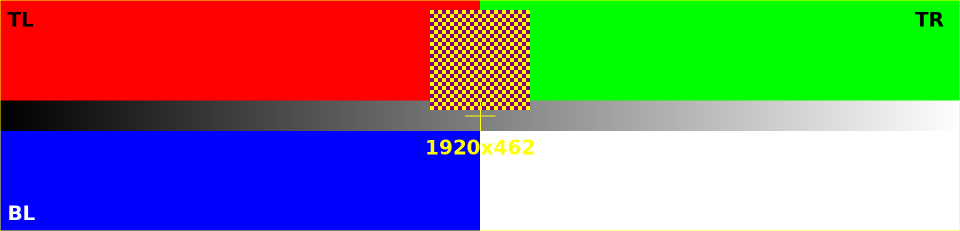
#> input picture assets/test_pattern_1920x462.png, 1920 x 462 px, found by its file name (shown at 1/2 size)
$ python stream_retry.py
#> lines starting #> are read from the running program, lines starting #| are printed output that depends on the picture
### panel_driver/rotation.py
"""Orientation transforms between the landscape canvas and the panel's native portrait buffer.

The physical panel is a wide bar (9.16"), but its native display buffer is
462×1920 (portrait). The vendor software presents a 1920×462 landscape canvas
to the user and rotates internally before encoding.

Open question: which direction (CW vs CCW) does the vendor software rotate?
This module provides both options — test empirically with the physical panel.
"""

from PIL import Image


def to_panel_native(
    landscape_img: Image.Image, clockwise: bool = True
) -> Image.Image:
    """Rotate a 1920×462 landscape canvas to the panel's native 462×1920 portrait.

    Args:
        landscape_img: PIL Image at 1920×462 (landscape).
        clockwise: If True, rotate 270° CCW (most likely correct).
                   If False, rotate 90° CW (fallback).

    Returns:
        462×1920 portrait PIL Image ready for JPEG encoding.
    """
    return landscape_img.transpose(
        Image.ROTATE_270 if clockwise else Image.ROTATE_90
    )

### panel_driver/protocol.py
"""Build CRTDRA frame packets from JPEG bytes.

Wire protocol (reverse-engineered from USBPcap capture):
  - Each frame is a sequence of 1024-byte interrupt OUT packets.
  - First packet: 32-byte header + start of JPEG.
  - Subsequent packets: pure continuation of the JPEG stream.
  - Last packet zero-padded to 1024 bytes.

Init sequence (must be sent before first frame):
  1. CRTDIS  — display init (field at bytes 10-11 is zero, no payload)
  2. CRTLIG  — backlight on (brightness in bytes 10-11, little-endian)
  3. CRTDRA  — the actual JPEG frame (repeated for streaming)

Header layout (bytes 0–31):
  [0:5]   b"CRT\\x00\\x00"
  [5:10]  command name, e.g. b"DRA\\x00\\x00", b"DIS\\x00\\x00", b"LIG\\x00\\x00"
  [10:12] per-command uint16 field (see below for byte order)
  [12:14] b"\\xb1\\x00" for DRA, b"\\x00\\x00" for DIS/LIG
  [14:32] zero padding
  [32:]   payload (JPEG for DRA, empty for DIS/LIG)

The byte order of the bytes 10-11 field is **per command** and is taken from the
vendored USB capture (handoff doc section 2), not assumed:
  - CRTDRA: big-endian uint16 = 32 + len(jpeg_bytes)
  - CRTLIG: little-endian uint16 brightness (0-100); capture shows ``32 00`` = 50
  - CRTDIS: an explicit zero (``00 00``), NOT the 32-byte preamble length
"""

import struct

HEADER_MAGIC = b"CRT\x00\x00"  # bytes 0–4
PREAMBLE_LEN = 32
PACKET_SIZE = 1024
# Bytes 12–13: observed constant for CRTDRA frames across two different frame sizes.
# For CRTDIS and CRTLIG these are 0x00 0x00.
# UNVERIFIED: the meaning of the b1 00 pair has only two sample points in the
# vendor capture; it is treated as a constant, not a decoded field (handoff
# doc section 4, item 2).
HEADER_FLAGS_DRA = b"\xb1\x00"
HEADER_FLAGS_INIT = b"\x00\x00"

# Brightness (CRTLIG bytes 10–11) is written as a uint16 but only 0..100 is
# meaningful; the boundary is enforced here and again in device.py.
BRIGHTNESS_MIN = 0
BRIGHTNESS_MAX = 100


# [27 lines left out: function validate_brightness, not called in this run]


def _build_command_packet(
    command: bytes,
    value: int = 0,
    payload: bytes = b"",
    byte_order: str = "big",
) -> bytes:
    """Build a single 1024-byte packet for a CRT command.

    Args:
        command: 5-byte command name (e.g. b"DRA\\x00\\x00", b"DIS\\x00\\x00", b"LIG\\x00\\x00")
        value: For DRA: 32 + len(payload). For LIG: brightness (0-100). For DIS: 0.
        payload: JPEG bytes for DRA, empty for DIS/LIG.
        byte_order: ``"big"`` (CRTDRA) or ``"little"`` (CRTLIG) for the uint16 at
            bytes 10-11. The capture shows the order differs per command, so it is
            an explicit argument rather than a single module-wide default.

    Returns:
        A single 1024-byte packet.
    """
    fmt = ">H" if byte_order == "big" else "<H"
    header = HEADER_MAGIC + command + struct.pack(fmt, value)
    # Use DRA flags for DRA commands, init flags for DIS/LIG
    if command == b"DRA\x00\x00":
        header += HEADER_FLAGS_DRA
    else:
        header += HEADER_FLAGS_INIT
    header = header.ljust(PREAMBLE_LEN, b"\x00")
    packet = header + payload
    pad_len = (-len(packet)) % PACKET_SIZE
    packet += b"\x00" * pad_len
    return packet


# [42 lines left out: functions build_init_packets, build_backlight_packet, not called in this run]


def build_frame_packets(jpeg_bytes: bytes) -> list[bytes]:
    """Split a JPEG into CRTDRA frame packets ready for HID interrupt OUT.

    Args:
        jpeg_bytes: Raw baseline JFIF JPEG bytes (portrait 462×1920).

    Returns:
        List of 1024-byte packets to write sequentially to endpoint 0x01.

    Raises:
        ValueError: If the total frame (32-byte header + JPEG) exceeds 65535
        bytes, which would overflow the uint16 length field in the header.
    """
    total_len = PREAMBLE_LEN + len(jpeg_bytes)
    if total_len > 65535:
        raise ValueError(
            f"Frame too large: {total_len} bytes exceeds uint16 max (65535). "
            f"JPEG is {len(jpeg_bytes)} bytes — reduce quality or resolution."
        )

    # Build the first packet with CRTDRA header (big-endian length field).
    first = _build_command_packet(b"DRA\x00\x00", value=total_len, payload=jpeg_bytes)

    # Split into 1024-byte packets
    return [first[i:i+PACKET_SIZE] for i in range(0, len(first), PACKET_SIZE)]

### scripts/stream_retry.py
#!/usr/bin/env python3
"""Test: open device immediately and stream, with retry on device not ready.

The panel's firmware has a timeout. This script retries the HID open
in a loop so it catches the device as soon as it's reconnected.
"""

import io
import os
import sys
import time

sys.path.insert(0, os.path.join(os.path.dirname(__file__), ".."))

import hid
from PIL import Image

from panel_driver.protocol import build_frame_packets
from panel_driver.rotation import to_panel_native


def main():
    # Pre-load everything
    print("Loading test pattern...")
    landscape = Image.open("assets/test_pattern_1920x462.png")
#> landscape is the input picture: PIL image 1920x462 RGB; mean R, G, B 131.5, 128.6, 127.9
    portrait = to_panel_native(landscape, clockwise=True)
#> in to_panel_native, `return landscape_img.transpose( Image.ROTATE_270 if clockwise else Ima..`:
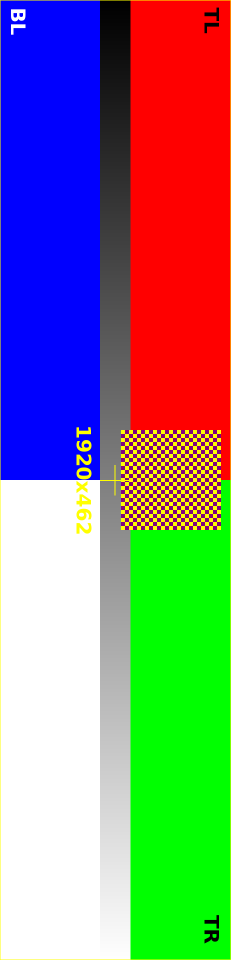
#> returned value: PIL image 462x1920 RGB (shown at 1/2 size); mean R, G, B 131.5, 128.6, 127.9
    buf = io.BytesIO()
    portrait.save(buf, format="JPEG", quality=70)
    packets = build_frame_packets(buf.getvalue())
    print(f"Frame ready: {len(packets)} packets")

    print("\nPower-cycle the panel now. Will retry opening every second...")

    # Retry opening the device until it appears
    dev = None
    while dev is None:
        try:
            dev = hid.Device(0x5548, 0x1011)
            print("Device opened!")
        except hid.HIDException:
            print(".", end="", flush=True)
            time.sleep(1)

    # Start streaming immediately
    print("\nStreaming at ~15 fps...")
    frame_count = 0
    t0 = time.time()
    try:
        while True:
            for pkt in packets:
                dev.write(b"\x00" + pkt)
            frame_count += 1
            if frame_count % 300 == 0:
                elapsed = time.time() - t0
                fps = frame_count / elapsed
                print(f"  {frame_count} frames in {elapsed:.0f}s ({fps:.1f} fps)")
            time.sleep(1.0 / 15)
    except KeyboardInterrupt:
        pass
    except Exception as e:
        print(f"\nError at {frame_count} frames ({time.time()-t0:.0f}s): {e}")
    finally:
        if dev:
            dev.close()
        print(f"Stopped after {frame_count} frames in {time.time()-t0:.0f}s")


if __name__ == "__main__":
    main()
#> (the call stopped at in main, `dev = hid.Device(0x5548, 0x1011)`: hid is not available in this run)

$ run again, with assets/extracted_frame_from_capture.jpg saved as assets/test_pattern_1920x462.png
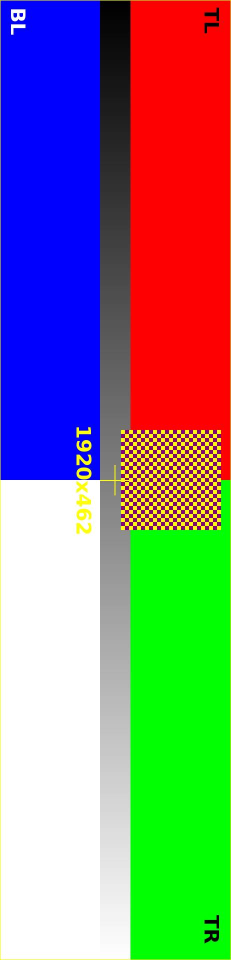
#> input picture assets/extracted_frame_from_capture.jpg, 462 x 1920 px, found by its file name (shown at 1/2 size)
#> in main, landscape is the input picture: PIL image 462x1920 RGB; mean R, G, B 131.3, 128.6, 128.6
#> in to_panel_native, `return landscape_img.transpose( Image.ROTATE_270 if clockwise else Ima..`:
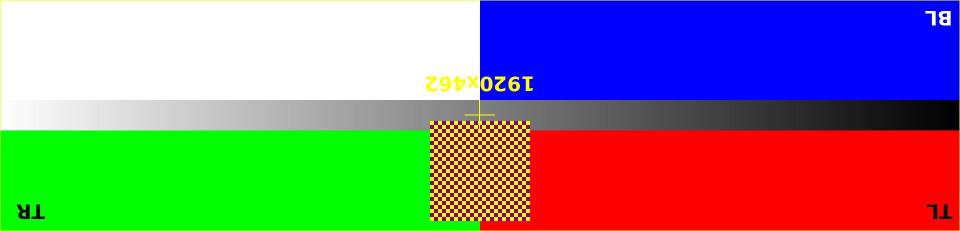
#> returned value: PIL image 1920x462 RGB (shown at 1/2 size); mean R, G, B 131.3, 128.6, 128.6
